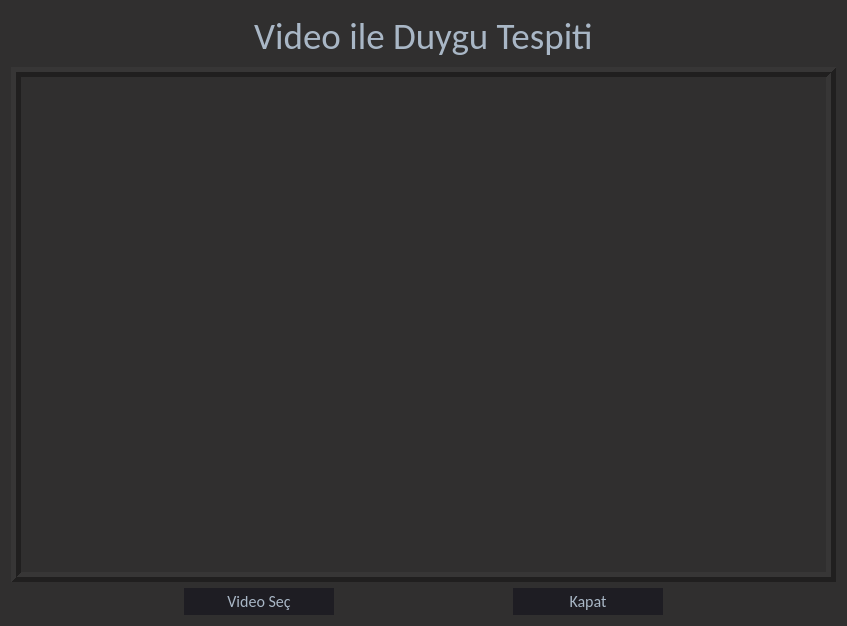
<?xml version="1.0" encoding="UTF-8"?>
<ui version="4.0">
 <class>Form</class>
 <widget class="QWidget" name="Form">
  <property name="geometry">
   <rect>
    <x>0</x>
    <y>0</y>
    <width>847</width>
    <height>626</height>
   </rect>
  </property>
  <property name="windowTitle">
   <string>Form</string>
  </property>
  <property name="styleSheet">
   <string notr="true">QWidget
{
    color: silver;
    background-color: #302F2F;
    selection-background-color:#3d8ec9;
    selection-color: black;
    background-clip: border;
    border-image: none;
    outline: 0;
}

QWidget:item:hover
{
    background-color: #78879b;
    color: black;
}

QWidget:item:selected
{
    background-color: #3d8ec9;
}</string>
  </property>
  <layout class="QVBoxLayout" name="verticalLayout">
   <item>
    <widget class="QLabel" name="label_2">
     <property name="maximumSize">
      <size>
       <width>16777215</width>
       <height>50</height>
      </size>
     </property>
     <property name="font">
      <font>
       <family>Calibri</family>
       <pointsize>28</pointsize>
       <weight>50</weight>
       <bold>false</bold>
      </font>
     </property>
     <property name="styleSheet">
      <string notr="true">QLabel {
	color: #a9b7c6;
}</string>
     </property>
     <property name="text">
      <string>Video ile Duygu Tespiti</string>
     </property>
     <property name="alignment">
      <set>Qt::AlignCenter</set>
     </property>
    </widget>
   </item>
   <item>
    <widget class="QLabel" name="imgLabel">
     <property name="minimumSize">
      <size>
       <width>0</width>
       <height>500</height>
      </size>
     </property>
     <property name="maximumSize">
      <size>
       <width>16777215</width>
       <height>16777215</height>
      </size>
     </property>
     <property name="font">
      <font>
       <family>MS Sans Serif</family>
       <pointsize>20</pointsize>
       <weight>75</weight>
       <bold>true</bold>
      </font>
     </property>
     <property name="layoutDirection">
      <enum>Qt::LeftToRight</enum>
     </property>
     <property name="styleSheet">
      <string notr="true">QLabel {
	color: #a9b7c6;
}</string>
     </property>
     <property name="frameShape">
      <enum>QFrame::Box</enum>
     </property>
     <property name="frameShadow">
      <enum>QFrame::Raised</enum>
     </property>
     <property name="lineWidth">
      <number>5</number>
     </property>
     <property name="text">
      <string/>
     </property>
     <property name="alignment">
      <set>Qt::AlignCenter</set>
     </property>
     <property name="margin">
      <number>0</number>
     </property>
     <property name="textInteractionFlags">
      <set>Qt::NoTextInteraction</set>
     </property>
    </widget>
   </item>
   <item>
    <layout class="QHBoxLayout" name="horizontalLayout">
     <item>
      <widget class="QPushButton" name="btnShow">
       <property name="maximumSize">
        <size>
         <width>150</width>
         <height>16777215</height>
        </size>
       </property>
       <property name="font">
        <font>
         <family>Calibri</family>
         <pointsize>12</pointsize>
         <weight>50</weight>
         <bold>false</bold>
        </font>
       </property>
       <property name="styleSheet">
        <string notr="true">QPushButton{
	border-style: solid;
	border-top-color: transparent;
	border-right-color: transparent;
	border-left-color: transparent;
	border-bottom-color: transparent;
	border-width: 1px;
	border-style: solid;
	color: #a9b7c6;
	padding: 2px;
	background-color: #1e1d23;
}
QPushButton::default{
	border-style: inset;
	border-top-color: transparent;
	border-right-color: transparent;
	border-left-color: transparent;
	border-bottom-color: #04b97f;
	border-width: 1px;
	color: #a9b7c6;
	padding: 2px;
	background-color: #1e1d23;
}
QPushButton:hover{
	border-style: solid;
	border-top-color: transparent;
	border-right-color: transparent;
	border-left-color: transparent;
	border-bottom-color: #37efba;
	border-bottom-width: 1px;
	border-style: solid;
	color: #FFFFFF;
	padding-bottom: 2px;
	background-color: #1e1d23;
}
QPushButton:pressed{
	border-style: solid;
	border-top-color: transparent;
	border-right-color: transparent;
	border-left-color: transparent;
	border-bottom-color: #37efba;
	border-bottom-width: 2px;
	border-style: solid;
	color: #37efba;
	padding-bottom: 1px;
	background-color: #1e1d23;
}
QPushButton:disabled{
	border-style: solid;
	border-top-color: transparent;
	border-right-color: transparent;
	border-left-color: transparent;
	border-bottom-color: #808086;
	border-bottom-width: 2px;
	border-style: solid;
	color: #808086;
	padding-bottom: 1px;
	background-color: #1e1d23;
}</string>
       </property>
       <property name="text">
        <string>Video Seç</string>
       </property>
      </widget>
     </item>
     <item>
      <widget class="QPushButton" name="btnKapat">
       <property name="maximumSize">
        <size>
         <width>150</width>
         <height>16777215</height>
        </size>
       </property>
       <property name="font">
        <font>
         <family>Calibri</family>
         <pointsize>12</pointsize>
         <weight>50</weight>
         <bold>false</bold>
        </font>
       </property>
       <property name="styleSheet">
        <string notr="true">QPushButton{
	border-style: solid;
	border-top-color: transparent;
	border-right-color: transparent;
	border-left-color: transparent;
	border-bottom-color: transparent;
	border-width: 1px;
	border-style: solid;
	color: #a9b7c6;
	padding: 2px;
	background-color: #1e1d23;
}
QPushButton::default{
	border-style: inset;
	border-top-color: transparent;
	border-right-color: transparent;
	border-left-color: transparent;
	border-bottom-color: #04b97f;
	border-width: 1px;
	color: #a9b7c6;
	padding: 2px;
	background-color: #1e1d23;
}
QPushButton:hover{
	border-style: solid;
	border-top-color: transparent;
	border-right-color: transparent;
	border-left-color: transparent;
	border-bottom-color: #37efba;
	border-bottom-width: 1px;
	border-style: solid;
	color: #FFFFFF;
	padding-bottom: 2px;
	background-color: #1e1d23;
}
QPushButton:pressed{
	border-style: solid;
	border-top-color: transparent;
	border-right-color: transparent;
	border-left-color: transparent;
	border-bottom-color: #37efba;
	border-bottom-width: 2px;
	border-style: solid;
	color: #37efba;
	padding-bottom: 1px;
	background-color: #1e1d23;
}
QPushButton:disabled{
	border-style: solid;
	border-top-color: transparent;
	border-right-color: transparent;
	border-left-color: transparent;
	border-bottom-color: #808086;
	border-bottom-width: 2px;
	border-style: solid;
	color: #808086;
	padding-bottom: 1px;
	background-color: #1e1d23;
}</string>
       </property>
       <property name="text">
        <string>Kapat</string>
       </property>
      </widget>
     </item>
    </layout>
   </item>
  </layout>
 </widget>
 <resources/>
 <connections/>
</ui>
